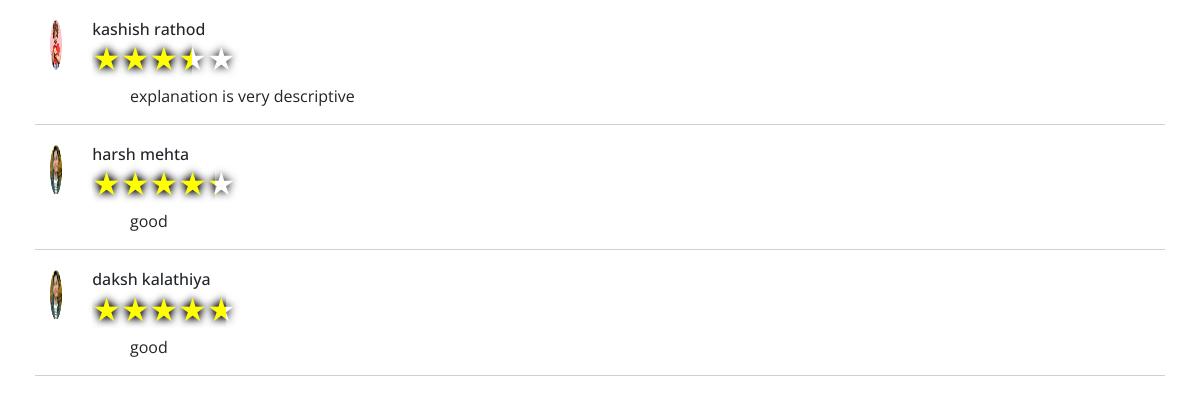
The page /notes-project/Notes/customer_review.php?id=1 on the database its author committed.
### tables this page shows
CREATE TABLE `seller_notes_review` (
  `review_id` int(11) UNSIGNED NOT NULL,
  `note_id` int(11) UNSIGNED NOT NULL,
  `reviewed_by_id` int(11) UNSIGNED NOT NULL,
  `download_id` int(11) UNSIGNED NOT NULL,
  `rating` decimal(10,3) NOT NULL,
  `comments` varchar(255) NOT NULL,
  `createddate` datetime DEFAULT NULL,
  `createdby` int(11) DEFAULT NULL,
  `modifieddate` datetime DEFAULT NULL,
  `modifiedby` int(11) DEFAULT NULL,
  `isactive` bit(1) NOT NULL
);

CREATE TABLE `user_profile` (
  `profile_id` int(10) UNSIGNED NOT NULL,
  `user_id` int(11) UNSIGNED NOT NULL,
  `gender` int(11) UNSIGNED NOT NULL,
  `phone_code` int(11) UNSIGNED NOT NULL,
  `date_of_birth` datetime DEFAULT NULL,
  `secondary_email` varchar(100) DEFAULT NULL,
  `phone_no` varchar(20) NOT NULL,
  `profile_picture` varchar(255) DEFAULT NULL,
  `address_1` varchar(100) NOT NULL,
  `address_2` varchar(100) NOT NULL,
  `city` varchar(50) NOT NULL,
  `state` varchar(50) NOT NULL,
  `zip_code` varchar(50) NOT NULL,
  `country` int(10) UNSIGNED NOT NULL,
  `university` varchar(100) DEFAULT NULL,
  `college` varchar(100) DEFAULT NULL,
  `createddate` datetime DEFAULT NULL,
  `createdby` int(11) DEFAULT NULL,
  `modifieddate` datetime DEFAULT NULL,
  `modifiedby` int(11) DEFAULT NULL
);

CREATE TABLE `users` (
  `userid` int(10) UNSIGNED NOT NULL,
  `role_id` int(10) UNSIGNED NOT NULL,
  `firstname` varchar(50) NOT NULL,
  `lastname` varchar(50) NOT NULL,
  `email_id` varchar(100) NOT NULL,
  `password` varchar(24) NOT NULL,
  `isemailverified` bit(1) NOT NULL,
  `createddate` datetime DEFAULT NULL,
  `createdby` int(11) DEFAULT NULL,
  `modifieddate` datetime DEFAULT NULL,
  `modifiedby` int(11) DEFAULT NULL,
  `isactive` bit(1) NOT NULL
);

### notes-project/Notes/customer_review.php (the view, shortened to what this page needs)
<!DOCTYPE html>
<html lang="en">
<head>
    <link rel="stylesheet" href="css/font-awesome/css/font-awesome.min.css">
    <link rel="stylesheet" href="css/bootstrap/bootstrap.min.css">
    <link rel="stylesheet" href="css/jsRapStar.css">
    <link rel="stylesheet" href="css/style.css">
    <link rel="stylesheet" href="css/responsive.css">
</head>
<body>
</body>
</html>
<?php
include "db_connection.php";
if (isset($_GET['id'])) {
    $id = $_GET['id'];
}
?>
<div class="container border-black">
    <?php
    $review_data = mysqli_query($conn, "SELECT seller_notes_review.reviewed_by_id,
    seller_notes_review.rating, users.firstname, users.lastname,
    user_profile.profile_picture, users.userid FROM seller_notes_review LEFT JOIN users
     ON seller_notes_review.reviewed_by_id=users.userid
    LEFT JOIN user_profile ON users.userid = user_profile.user_id WHERE note_id=$id");
    while ($row = mysqli_fetch_assoc($review_data)) {
        $review_id = $row['reviewed_by_id'];
        $review_img = $row['profile_picture'];
        $first_name = $row['firstname'];
        $lastname = $row['lastname'];
        $userid = $row['userid'];
    ?>
        <div class="row bottom-black">
            <div style="display: flex;">
                <div class="col-md-2">
                    <?php
                    $count_review = mysqli_num_rows($review_data);
                    if ($count_review != 0) {
                        if ($review_img == "") { ?>
                            <img src="img\notedetails\reviewer-1.png" class="img-fluid rounded-circle" alt="user">
                        <?php } else { ?>
                            <img src="<?php echo $review_img; ?>" class="img-fluid rounded-circle" alt="user">
                        <?php  } ?>
                </div>
                <div class="col-md-10">
                    <?php echo "<h6>$first_name&nbsp;$lastname</h6>"; ?>
                    <div id="rate<?php echo $review_id; ?>" start="<?php echo $rate_user; ?>" style="margin-left: 0px; margin-top: -13px;"></div>
                    <?php
                        $query_review_rate = mysqli_query($conn, "SELECT * FROM seller_notes_review WHERE note_id=$id AND reviewed_by_id=$userid");
                        while ($row = mysqli_fetch_assoc($query_review_rate)) {
                            $rate_user = $row['rating'];
                            $comment = $row['comments'];
                        }
                    ?>
                </div>
            </div>
            <div class="col-md-2"></div>
            <div class="col-md-10">
                <p style="margin-left: 80px; margin-top:2px;"><?php echo $comment; ?></p>
            </div>
        <?php  } else {
                        echo "no review";
                    }
        ?>
        </div>
    <?php } ?>
</div>

### notes-project/Notes/css/jsRapStar.css (style rules this page uses)
.rapStar { display: inline; color: white; cursor: pointer; font-size: 32px; margin: auto; position: relative; text-shadow: 0 0 8px black; margin: 0px auto; display: table; clear: both; user-select: none; }
.rapStarDisable { cursor: default; }

### notes-project/Notes/css/style.css (style rules this page uses)
html, body { height: 100%; font-family: "Open Sans", sans-serif; }
.border-black { padding: 20px; border-radius: 3px; }
.border-black img { width: 50px; height: 50px; }
.bottom-black { border-bottom: 1px solid #d1d1d1; margin-bottom: 20px; }

### rows shown on the page
seller_notes_review: user_profile.profile_picture (picture), reviewed_by.firstname "kashish", reviewed_by.lastname "rathod", comments "explanation is very descriptive"
seller_notes_review: user_profile.profile_picture (picture), reviewed_by.firstname "harsh", reviewed_by.lastname "mehta", comments "good"
seller_notes_review: user_profile.profile_picture (picture), reviewed_by.firstname "daksh", reviewed_by.lastname "kalathiya", comments "good"
